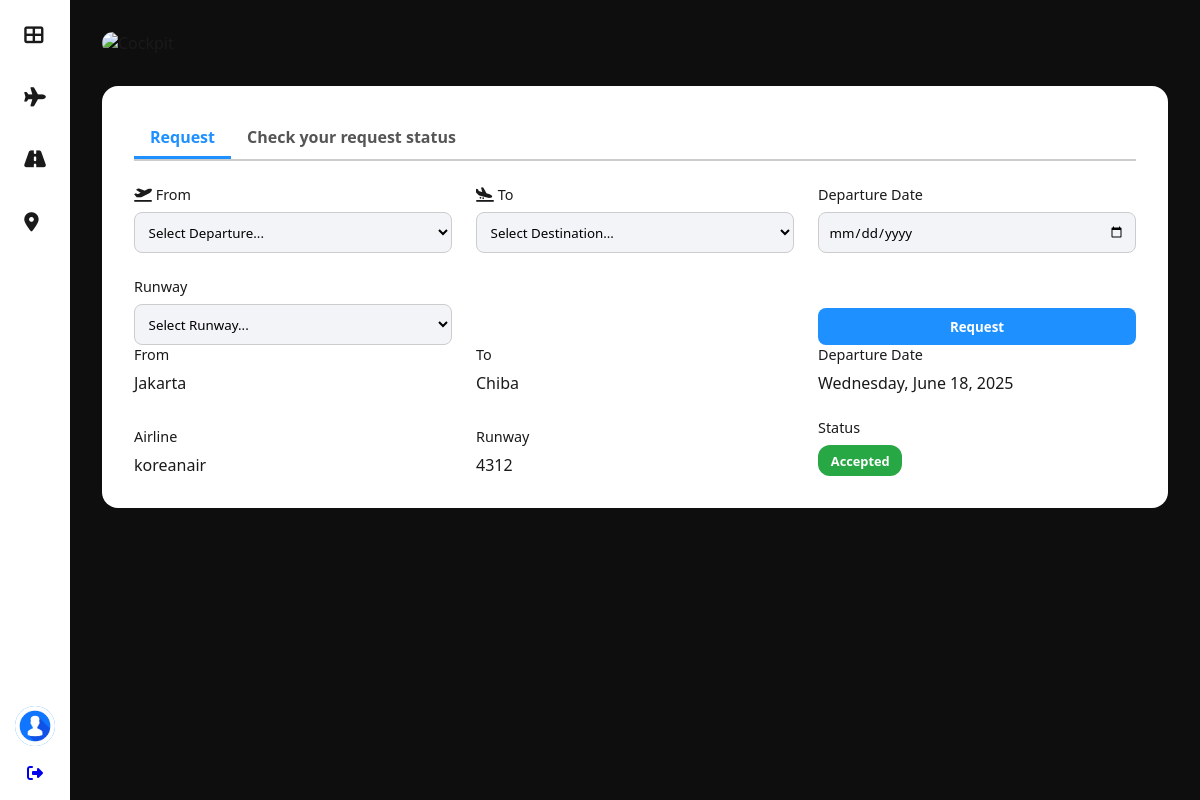
The app's page /captain/takeoff.php (signed in) with its own data.
### tables this page shows
CREATE TABLE `flight_requests` (
  `id` int(11) NOT NULL,
  `plane_id` int(11) NOT NULL,
  `requested_runway_id` int(11) NOT NULL,
  `request_time` datetime DEFAULT current_timestamp(),
  `status` enum('Requested','Accepted','Rejected') DEFAULT 'Requested',
  `response_time` datetime DEFAULT NULL,
  `handled_by` int(11) DEFAULT NULL,
  `departure_place` varchar(100) DEFAULT NULL,
  `destination` varchar(100) DEFAULT NULL,
  `departure_date` date DEFAULT NULL
);

CREATE TABLE `planes` (
  `id` int(11) NOT NULL,
  `pilot_id` int(11) NOT NULL,
  `plane_code` varchar(20) NOT NULL,
  `model` varchar(50) DEFAULT NULL,
  `airline` varchar(50) DEFAULT NULL,
  `status` enum('ready','maintenance','inactive') DEFAULT 'ready',
  `tail_no` varchar(20) DEFAULT NULL,
  `flight_number` varchar(20) DEFAULT NULL,
  `call_sign` varchar(20) DEFAULT NULL,
  `age` int(11) DEFAULT NULL,
  `range_miles` int(11) DEFAULT NULL,
  `first_flight` date DEFAULT NULL
);

CREATE TABLE `runways` (
  `id` int(11) NOT NULL,
  `code` varchar(20) NOT NULL,
  `length` int(11) DEFAULT NULL,
  `status` enum('available','occupied','closed') DEFAULT 'available'
);

### captain/takeoff.php (the view, shortened to what this page needs)
<!DOCTYPE html>
<?php
include '../koneksi.php';
$pilot_id = $_SESSION['pilot_id'];
$query_plane = mysqli_query($koneksi, "SELECT * FROM planes WHERE pilot_id = '$pilot_id' LIMIT 1");
$plane = mysqli_fetch_assoc($query_plane);
$can_request = $plane ? true : false;
$request_query = mysqli_query($koneksi, "
   SELECT fr.*, r.code AS runway_code, p.airline
  FROM flight_requests fr
  JOIN planes p ON p.id = fr.plane_id
  LEFT JOIN runways r ON r.id = fr.requested_runway_id
  WHERE p.pilot_id = '$pilot_id'
  ORDER BY fr.request_time DESC
  LIMIT 1
");
$request = mysqli_fetch_assoc($request_query);
?>
<html lang="en">
<head>
  <link rel="stylesheet" href="https://cdnjs.cloudflare.com/ajax/libs/font-awesome/6.5.0/css/all.min.css"/>
</head>
<body>
<div class="sidebar">
  <div class="icon-group">
    <a href="dashboard.php" class="nav-link active"><i class="fas fa-th-large"></i></a>
    <a href="infoplane.php" class="nav-link"><i class="fas fa-plane"></i></a>
    <a href="takeoff.php" class="nav-link"><i class="fas fa-road"></i></a>
    <a href="runway.php" class="nav-link"><i class="fas fa-map-marker-alt"></i></a>
  </div>
  <div class="bottom">
     <div class="profile-section">
  <a href="profilcaptain.php" style="display: block; width: 100%; height: 100%;">
    <div class="profile">
      <img src="profile.png" alt="Profile" style="width: 100%; height: 100%; border-radius: 50%; object-fit: cover; cursor: pointer;" />
    </div>
  </a>
</div>
    <a href="logout.php"><i class="fas fa-sign-out-alt"></i></a>
  </div>
</div>
<?php if (!$can_request): ?>
<div class="alert-box">
  <h2>Anda belum memiliki pesawat</h2>
  <p>Silakan hubungi ATC untuk penetapan pesawat terlebih dahulu.</p>
  <a href="dashboard.php">Kembali ke Dashboard</a>
</div>
<?php else: ?>
<div class="main-container">
  <img src="kokpit.png" alt="Cockpit" class="cockpit-image"/>
  <div class="request-container">
    <div class="tab-header">
      <div id="tab-request" class="tab active">Request</div>
      <div id="tab-status" class="tab">Check your request status</div>
    </div>
    <form id="request-form" method="POST" action="proses_request.php">
      <div>
        <label for="from"><i class="fas fa-plane-departure"></i> From</label>
        <select id="from" name="from" required>
          <option value="">Select Departure...</option>
        </select>
      </div>
      <div>
        <label for="to"><i class="fas fa-plane-arrival"></i> To</label>
        <select id="to" name="to" required>
          <option value="">Select Destination...</option>
        </select>
      </div>
      <div>
        <label for="date">Departure Date</label>
        <input type="date" id="date" name="date" required />
      </div>
      <div>
        <label for="runway">Runway</label>
        <select id="runway" name="runway" required>
          <option value="">Select Runway...</option>
        </select>
      </div>
      <div><button type="submit">Request</button></div>
    </form>
    <div id="status-section" class="status-section hidden">
  <div>
    <label>From</label>
    <span><?= $request['departure_place'] ?? '-' ?></span>
  </div>
  <div>
    <label>To</label>
    <span><?= $request['destination'] ?? '-' ?></span>
  </div>
  <div>
    <label>Departure Date</label>
    <span><?= isset($request['departure_date']) ? date('l, F j, Y', strtotime($request['departure_date'])) : '-' ?></span>
  </div>
  <div>
    <label>Airline</label>
    <span><?= $request['airline'] ?? '-' ?></span>
  </div>
  <div>
    <label>Runway</label>
    <span><?= $request['runway_code'] ?? '-' ?></span>
  </div>
  <div>
    <label>Status</label>
    <span class="badge <?= strtolower($request['status'] ?? '') ?>">
      <?= $request['status'] ?? '-' ?>
    </span>
    </div>
    </div>
  </div>
</div>
<?php endif; ?>
</body>
</html>

### captain/takeoff.php (style rules this page uses)
* { margin: 0; padding: 0; box-sizing: border-box; font-family: 'Segoe UI', sans-serif; }
body { display: flex; min-height: 100vh; background-color: #0e0e0e; }
.sidebar { width: 70px; background-color: #ffffff; display: flex; flex-direction: column; justify-content: space-between; align-items: center; padding: 1rem 0; }
.icon-group { display: flex; flex-direction: column; gap: 1.5rem; }
.icon-group a i { font-size: 1.2rem; color: #1a1a1a; padding: 0.6rem; border-radius: 8px; transition: background-color 0.3s; cursor: pointer; }
.bottom { display: flex; flex-direction: column; align-items: center; gap: 1rem; }
.profile { width: 40px; height: 40px; border-radius: 50%; background-color: #1e90ff; display: flex; align-items: center; justify-content: center; color: white; font-weight: bold; }
.main-container { flex: 1; padding: 2rem; display: flex; flex-direction: column; color: #1a1a1a; }
.cockpit-image { width: 100%; max-height: 300px; border-radius: 12px; object-fit: cover; margin-bottom: 2rem; }
.request-container { background-color: white; border-radius: 16px; padding: 2rem; display: flex; flex-direction: column; }
.tab-header { display: flex; border-bottom: 2px solid #ccc; margin-bottom: 1.5rem; }
.tab-header div { padding: 0.5rem 1rem; cursor: pointer; font-weight: bold; color: #555; }
.tab-header .active { border-bottom: 3px solid #1e90ff; color: #1e90ff; }
.hidden { display: none; }
form, .status-section { display: grid; grid-template-columns: repeat(3, 1fr); gap: 1.5rem; align-items: end; }
form div, .status-section div { display: flex; flex-direction: column; }
label { font-size: 0.9rem; margin-bottom: 0.5rem; }
select, input[type="date"] { padding: 0.6rem; border-radius: 8px; border: 1px solid #ccc; background-color: #f2f4f7; }
button { padding: 0.6rem; background-color: #1e90ff; color: white; font-weight: bold; border: none; border-radius: 8px; cursor: pointer; }
.badge { padding: 0.4rem 0.8rem; border-radius: 12px; font-size: 0.8rem; font-weight: bold; text-align: center; width: fit-content; }
.accepted { background-color: #28a745; color: white; }

### records on screen
flight_requests: departure_place "Jakarta", destination "Chiba", departure_date "Wednesday, June 18, 2025", plane.airline "koreanair", requested_runway.code "4312", status "Accepted"
